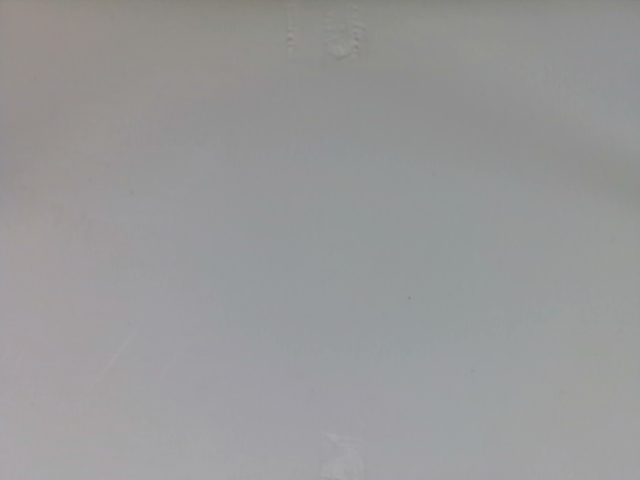
#> input picture ASSET/urdf/img_1.png, 640 x 480 px
$ python background_segmentation.py
#> lines starting #> are read from the running program, lines starting #| are printed output that depends on the picture
import cv2
import numpy as np

raw_img = cv2.imread('img_1.png')
#> raw_img is the input picture: shape (480, 640, 3); mean B, G, R 152.9, 152.5, 152.6
x = raw_img.shape[0]
#> x = 480
y = raw_img.shape[1]
#> y = 640
print(raw_img.shape)
#| (480, 640, 3)
raw_img = cv2.resize(raw_img, (640, 480))

rotate_img = cv2.rotate(raw_img, cv2.ROTATE_180)
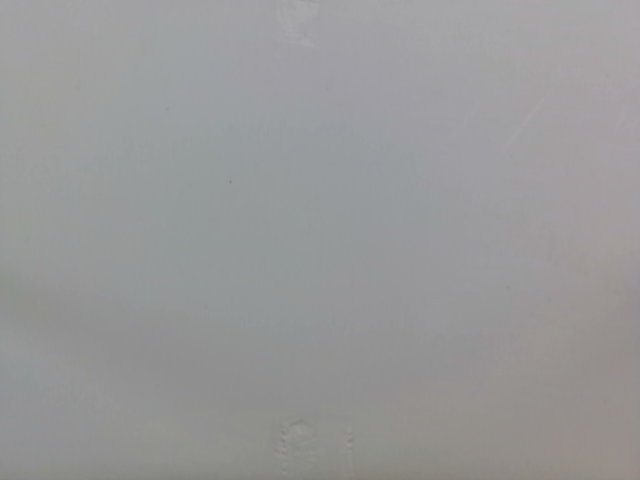
#> rotate_img: shape (480, 640, 3); mean B, G, R 152.9, 152.5, 152.6
rotate_clock_img = cv2.rotate(raw_img, cv2.ROTATE_90_CLOCKWISE)
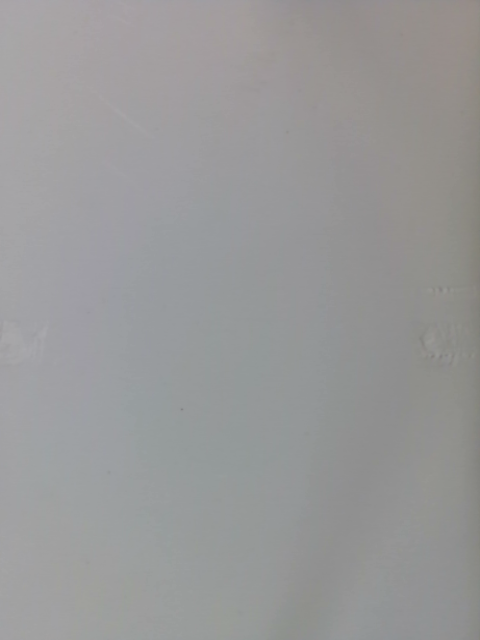
#> rotate_clock_img: shape (640, 480, 3); mean B, G, R 152.9, 152.5, 152.6
rotate_clock_img = cv2.resize(rotate_clock_img, (640, 480))
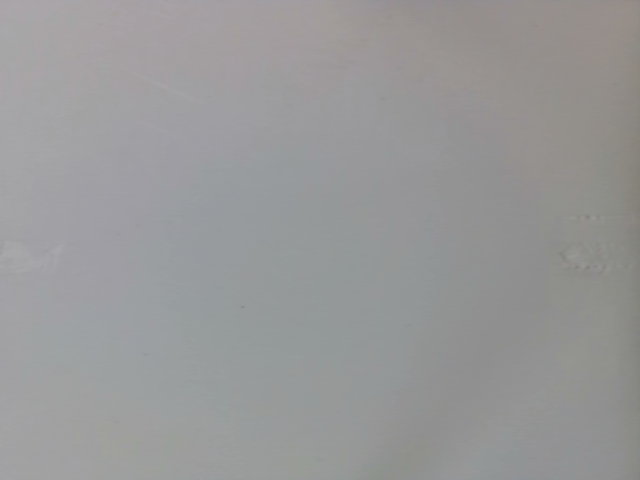
#> rotate_clock_img: shape (480, 640, 3); mean B, G, R 152.9, 152.5, 152.6
rotate_counterclock_img = cv2.rotate(raw_img, cv2.ROTATE_90_COUNTERCLOCKWISE)
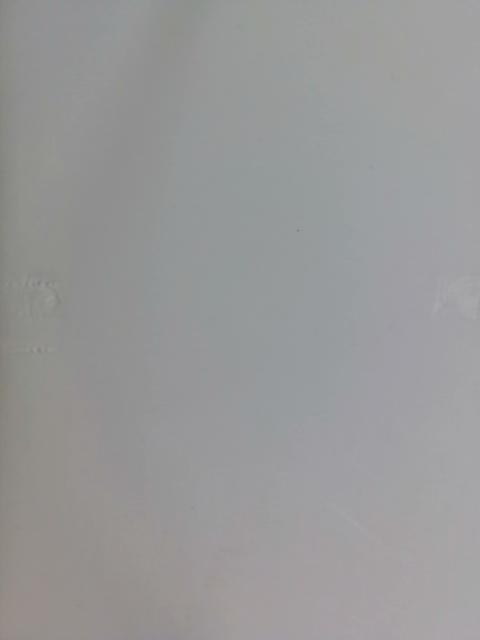
#> rotate_counterclock_img: shape (640, 480, 3); mean B, G, R 152.9, 152.5, 152.6
rotate_counterclock_img = cv2.resize(rotate_counterclock_img, (640, 480))
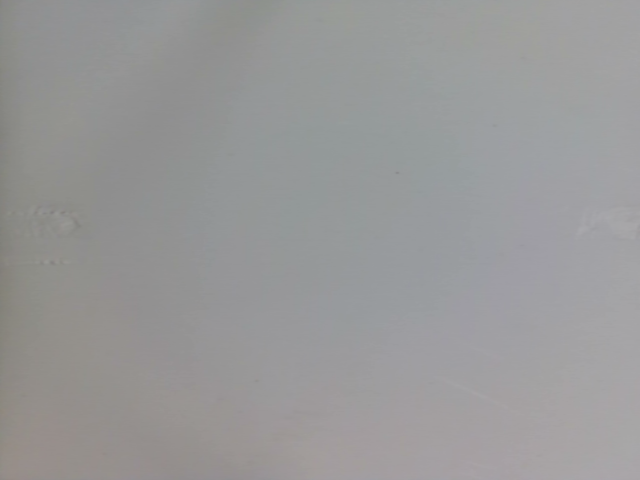
#> rotate_counterclock_img: shape (480, 640, 3); mean B, G, R 152.9, 152.5, 152.6

cv2.imwrite('img_1.png', raw_img)
cv2.imwrite('img_2.png', rotate_img)
cv2.imwrite('img_3.png', rotate_clock_img)
cv2.imwrite('img_4.png', rotate_counterclock_img)
# cv2.namedWindow('zzz', 0)
# cv2.imshow('zzz', raw_img)
# cv2.waitKey(0)

$ run again, with ASSET/urdf/img_5.png copied over ASSET/urdf/img_1.png
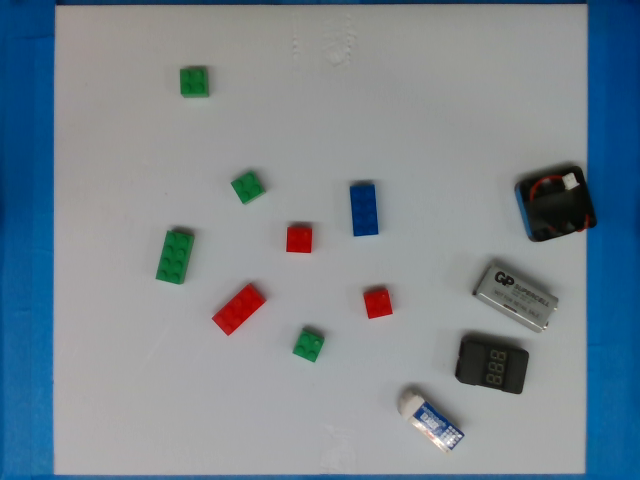
#> input picture ASSET/urdf/img_5.png, 640 x 480 px
#> raw_img is the input picture: shape (480, 640, 3); mean B, G, R 144.9, 135.4, 122
#| (480, 640, 3)
#> `rotate_clock_img = cv2.resize(rotate_clock_img, (640, 480))`:
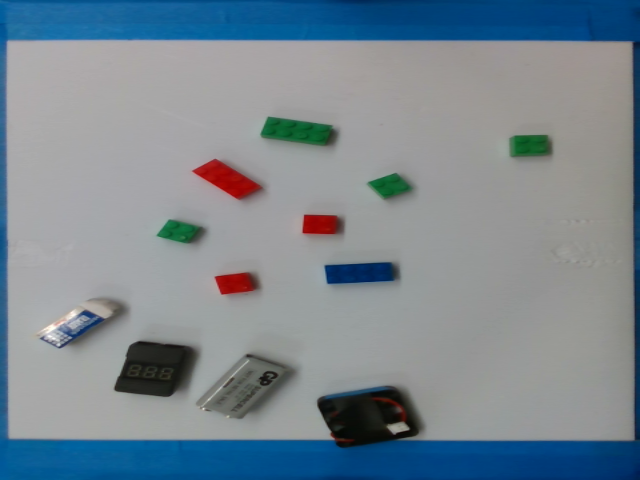
#> rotate_clock_img: shape (480, 640, 3); mean B, G, R 144.9, 135.4, 122
#> `rotate_counterclock_img = cv2.resize(rotate_counterclock_img, (640, 48..`:
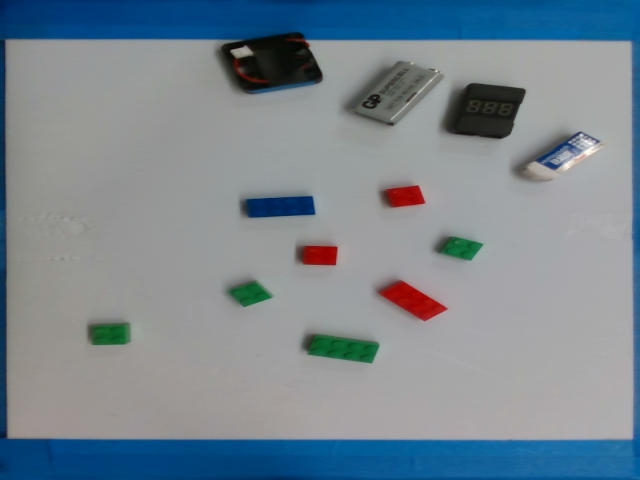
#> rotate_counterclock_img: shape (480, 640, 3); mean B, G, R 144.9, 135.4, 122
